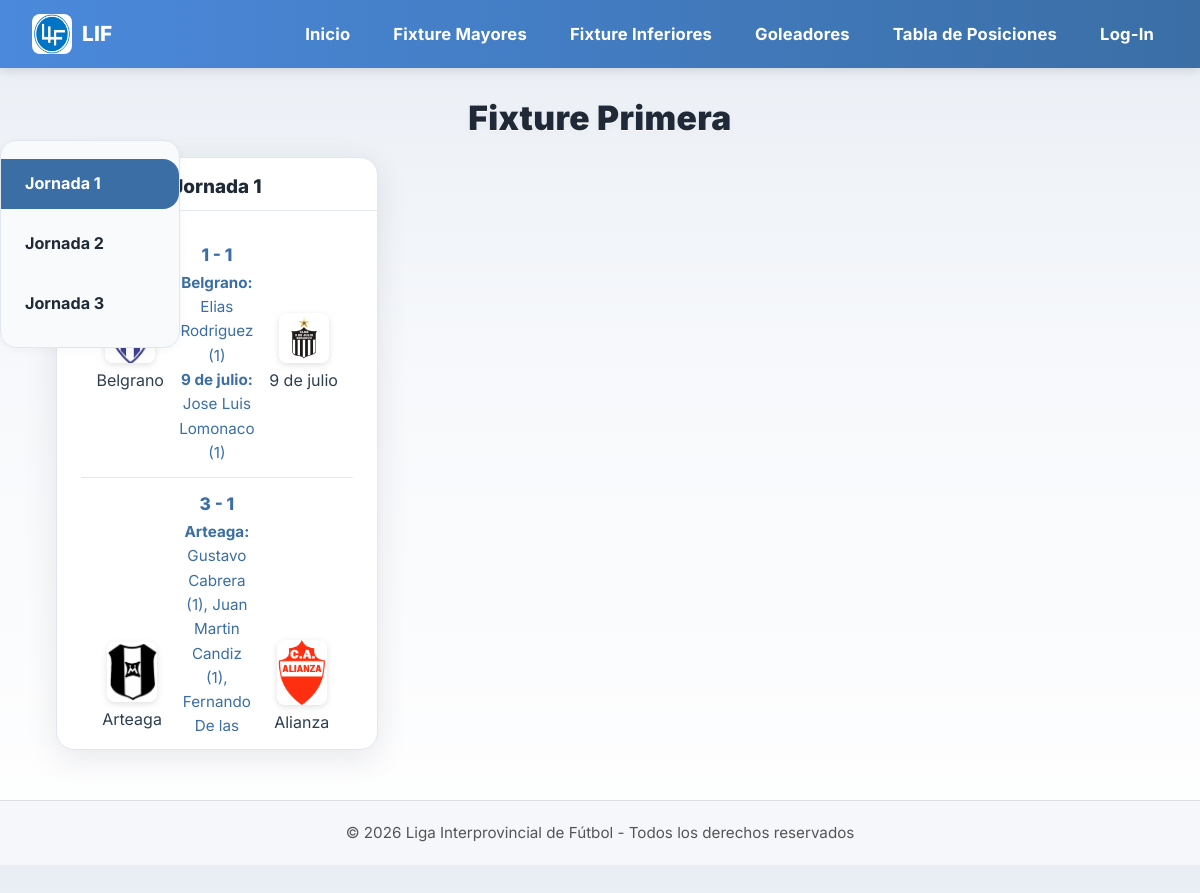
Page /fixture/mayores/Primera on the committed database.
### app/models/models.py (models this page shows, shortened)
class Partido(db.Model):
    __tablename__ = 'partido'
    id = db.Column(db.Integer, primary_key=True)
    fecha_partido = db.Column(db.Date, nullable=True)
    hora_partido = db.Column(db.Time, nullable=True)
    jornada = db.Column(db.Integer, nullable=False)
    categoria = db.Column(db.String(20), nullable=False)
    torneo_id = db.Column(db.Integer, db.ForeignKey('torneo.id'), nullable=True)
    fase_id = db.Column(db.Integer, db.ForeignKey('fase.id'), nullable=True)
    equipo_local_id = db.Column(db.Integer, db.ForeignKey('equipo.id'), nullable=False)
    equipo_visitante_id = db.Column(db.Integer, db.ForeignKey('equipo.id'), nullable=False)
    goles_local = db.Column(db.Integer, default=0, nullable=False)
    goles_visitante = db.Column(db.Integer, default=0, nullable=False)
    jugado = db.Column(db.Boolean, default=False, nullable=False)
    equipo_local = db.relationship(
        'Equipo',
        foreign_keys=[equipo_local_id],
        back_populates='partidos_local'
    )
    equipo_visitante = db.relationship(
        'Equipo',
        foreign_keys=[equipo_visitante_id],
        back_populates='partidos_visitante'
    )
    torneo = db.relationship('Torneo', back_populates='partidos')
    fase = db.relationship('Fase', back_populates='partidos')
    estadisticas_jugadores = db.relationship(
        'EstadoJugadorPartido',
        back_populates='partido',
        lazy='select',
        cascade='all, delete-orphan'
    )

class Club(db.Model):
    __tablename__ = 'club'
    id = db.Column(db.Integer, primary_key=True)
    nombre = db.Column(db.String(150), nullable=False, unique=True)
    localidad = db.Column(db.String(120), nullable=True)
    escudo_url = db.Column(db.String(300), nullable=True)
    equipos = db.relationship('Equipo', back_populates='club', lazy='select', cascade='all, delete-orphan')

### app/routes/views.py (the view)
@views.route('/fixture/<bloque>')
@views.route('/fixture/<bloque>/<categoria>')
def fixture(bloque, categoria=None):
    torneo_apertura = Torneo.query.filter_by(nombre="Apertura").first()
    if not torneo_apertura:
        flash("No existe el torneo Apertura", "danger")
        return redirect(url_for("views.index"))
    bloques = {
        "mayores": ["primera", "reserva"],
        "inferiores": ["quinta", "sexta", "septima"]
    }
    if bloque not in bloques:
        flash("Bloque inválido", "danger")
        return redirect(url_for("views.index"))
    categorias_bloque_raw = bloques[bloque]
    categorias_bloque = [c.strip().lower() for c in categorias_bloque_raw]
    fases_playoff = ["Cuartos", "Semifinal", "Final", "Finalísima"]
    query = (
        Partido.query
        .outerjoin(Fase, Partido.fase_id == Fase.id)
        .filter(
            Partido.torneo_id == torneo_apertura.id,
            or_(
                Partido.fase_id == None,
                ~Fase.nombre.in_(fases_playoff)
            )
        )
    )
    if categoria:
        categoria_db = categoria.strip().lower()
        if categoria_db not in categorias_bloque:
            flash("Categoría inválida", "danger")
            return redirect(url_for("views.index"))
        query = query.filter(func.lower(func.trim(Partido.categoria)) == categoria_db)
        titulo = f"Fixture {categoria.capitalize()}"
    else:
        query = query.filter(func.lower(func.trim(Partido.categoria)).in_(categorias_bloque))
        titulo = f"Fixture {bloque.capitalize()}"
    partidos = query.order_by(Partido.jornada, Partido.fecha_partido).all()
    fechas_partidos = {}
    for partido in partidos:
        goleadores_local = []
        goleadores_visitante = []
        for est in partido.estadisticas_jugadores:
            if est.cant_goles > 0:
                nombre_jugador = f"{est.jugador.nombre} {est.jugador.apellido}"
                if est.jugador.club_id == partido.equipo_local.club_id:
                    goleadores_local.append({
                        "nombre": nombre_jugador,
                        "goles": est.cant_goles
                    })
                elif est.jugador.club_id == partido.equipo_visitante.club_id:
                    goleadores_visitante.append({
                        "nombre": nombre_jugador,
                        "goles": est.cant_goles
                    })
        partido.goleadores_local = goleadores_local
        partido.goleadores_visitante = goleadores_visitante
        fecha_key = f"Jornada {partido.jornada}"
        fechas_partidos.setdefault(fecha_key, []).append(partido)
    return render_template(
        "fixture_general.html",
        fechas_partidos=fechas_partidos,
        titulo=titulo,
        mostrar_resultados=True
    )

### app/templates/fixture_general.html (shortened to what this page needs)
{% extends "base.html" %}
{% block content %}
<h1>{{ titulo }}</h1>
{% if fechas_partidos %}
<div class="fixture-layout" style="position:relative;">
    <div class="tabs-fixture">
        {% for jornada, partidos in fechas_partidos.items() %}
            <button class="tab-fixture{% if loop.first %} active{% endif %}" type="button" onclick="showFixture('{{ loop.index0 }}')">{{ jornada }}</button>
        {% endfor %}
    </div>
    <div style="width:100%;display:flex;flex-direction:column;align-items:center;">
        {% for jornada, partidos in fechas_partidos.items() %}
        <div class="fixture-card" id="fixture-{{ loop.index0 }}" style="display: {% if loop.first %}block{% else %}none{% endif %};">
            <h2>{{ jornada }}</h2>
            <div class="partidos-lista">
                {% for partido in partidos %}
                <div class="partido">
                    <div class="equipo">
                        <img src="{{ url_for('static', filename='escudos/' + partido.equipo_local.club.nombre|replace(' ', '_') + '.jpg') }}">
                        <span>{{ partido.equipo_local.club.nombre }}</span>
                    </div>
                    <div style="display:flex;flex-direction:column;align-items:center;justify-content:center;width:80px;">
                        {% if mostrar_resultados and partido.jugado %}
                            <span class="vs">{{ partido.goles_local }} - {{ partido.goles_visitante }}</span>
                            {% if partido.goleadores_local or partido.goleadores_visitante %}
                                <div class="goleadores-partido">
                                    {% if partido.goleadores_local %}
                                        <span><b>{{ partido.equipo_local.club.nombre }}:</b>
                                            {% for g in partido.goleadores_local %}
                                                {{ g.nombre }} ({{ g.goles }}){% if not loop.last %}, {% endif %}
                                            {% endfor %}
                                        </span><br>
                                    {% endif %}
                                    {% if partido.goleadores_visitante %}
                                        <span><b>{{ partido.equipo_visitante.club.nombre }}:</b>
                                            {% for g in partido.goleadores_visitante %}
                                                {{ g.nombre }} ({{ g.goles }}){% if not loop.last %}, {% endif %}
                                            {% endfor %}
                                        </span>
                                    {% endif %}
                                </div>
                            {% endif %}
                        {% else %}
                            <span class="vs">vs</span>
                        {% endif %}
                    </div>
                    <div class="equipo">
                        <img src="{{ url_for('static', filename='escudos/' + partido.equipo_visitante.club.nombre|replace(' ', '_') + '.jpg') }}">
                        <span>{{ partido.equipo_visitante.club.nombre }}</span>
                    </div>
                </div>
                {% endfor %}
            </div>
        </div>
        {% endfor %}
    </div>
</div>
{% else %}
    <p class="text-center">Todavía no hay partidos cargados.</p>
{% endif %}
{% endblock %}

### app/templates/base.html (style rules this page uses)
body { font-family: 'Inter', 'Roboto', Arial, sans-serif; background: linear-gradient(180deg, #e9eef5 0%, #f6f8fb 40%, #ffffff 100%); margin: 0; padding: 0; color: #2c3e50; line-height: 1.6; }
h1 { text-align: center; margin-bottom: 20px; font-weight: 900; color: #1f2d3d; font-size: 2.1rem; font-family: 'Inter', 'Roboto', Arial, sans-serif; letter-spacing: 0.01em; }

### app/templates/fixture_general.html (style rules this page uses)
h1 { text-align: center; margin: 30px 0 18px; color: #1f2937; font-weight: 900; font-size: 2.1rem; font-family: 'Inter', 'Roboto', Arial, sans-serif; letter-spacing: 0.01em; background: none; text-shadow: 0 1px 0 #fff, 0 2px 8px rgba(31,41,55,0.04); }
.fixture-layout { display: grid; grid-template-columns: 1fr 2.2fr; gap: 32px; max-width: 1100px; margin: 0 auto 32px auto; align-items: flex-start; }
.tabs-fixture { display: flex; flex-direction: column; gap: 10px; background: #f8fafc; border-radius: 16px; padding: 18px 0; box-shadow: 0 2px 8px rgba(31,41,55,0.04); border: 1.5px solid #e0e7ef; min-width: 180px; max-width: 260px; position: fixed; left: 0; top: 140px; margin-left: 0; margin-right: 0; z-index: 10; }
.tab-fixture { background: none; color: #1f2937; border: none; border-radius: 0 16px 16px 0; padding: 12px 18px 12px 24px; font-size: 1.01rem; font-family: 'Inter', 'Roboto', Arial, sans-serif; font-weight: 700; cursor: pointer; text-align: left; transition: background 0.18s, color 0.18s; outline: none; margin-right: 0; }
.tab-fixture.active, .tab-fixture:hover { background: #3a6ea5; color: #fff; }
.fixture-card { background: #fff; border-radius: 18px; box-shadow: 0 8px 32px rgba(31,41,55,0.10); border: 1.5px solid #e0e7ef; margin-bottom: 0; padding: 0 0 18px 0; transition: box-shadow 0.2s; min-width: 320px; max-width: 700px; margin-left: auto; margin-right: auto; }
.fixture-card h2 { margin: 0; padding: 18px 0 12px 0; text-align: center; font-size: 1.18rem; font-weight: 800; color: #1f2937; border-bottom: 1px solid #e3e9f0; background: none; font-family: 'Inter', 'Roboto', Arial, sans-serif; }
.partidos-lista { padding: 18px 24px 0 24px; max-height: 520px; overflow-y: auto; }
.partido { display: flex; align-items: center; justify-content: space-between; padding: 12px 0; border-bottom: 1px solid #e8e8e8; }
.equipo { display: flex; flex-direction: column; align-items: center; width: 45%; text-align: center; font-family: 'Inter', 'Roboto', Arial, sans-serif; }
.equipo img { width: 50px; height: auto; margin-bottom: 5px; border-radius: 8px; box-shadow: 0 2px 6px rgba(0,0,0,0.12); }
.vs { font-weight: 800; color: #3a6ea5; font-size: 1.08rem; white-space: nowrap; font-family: 'Inter', 'Roboto', Arial, sans-serif; }
.goleadores-partido { font-size: 0.95em; color: #3a6ea5; margin-top: 2px; text-align: center; }

### rows in the picture
Partido: equipo_local.club.nombre "Belgrano", goles_local "1", goles_visitante "1", nombre "Elias Rodriguez", goles "1", equipo_visitante.club.nombre "9 de julio", nombre "Jose Luis Lomonaco", goles "1", shows a picture
Partido: nombre (picture), equipo_local.club.nombre "Arteaga", goles_local "3", goles_visitante "1", nombre "Gustavo Cabrera" "Juan Martin Candiz" "Fernando De las…", goles "1" "1", equipo_visitante.club.nombre "Alianza"

### other values in the picture
{{ titulo }} "Fixture Primera"
{{ jornada }} "Jornada 1" "Jornada 2" "Jornada 3"
{{ jornada }} "Jornada 1"
